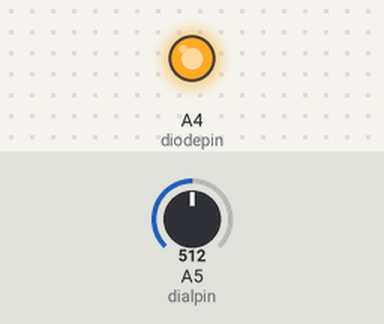
A sketch run on a simulated Arduino Uno, built with avr-gcc and run on an emulated ATmega328P. Shown: output pins drawn as LEDs (lit = HIGH). The inputs (shaded band) are chosen by the test bench; at power-on: A5 (dialpin) = 512.

Above: at 1.4 s.
1.5 s: A5 (dialpin) set to 133
3.0 s: A5 (dialpin) set to 122
At 4.2 s:
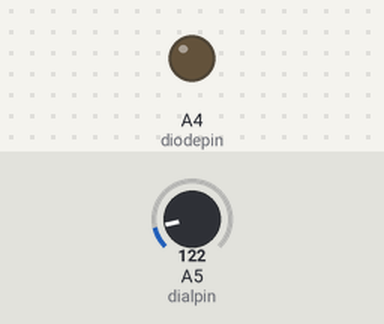
4.5 s: A5 (dialpin) set to 306
At 5.7 s:
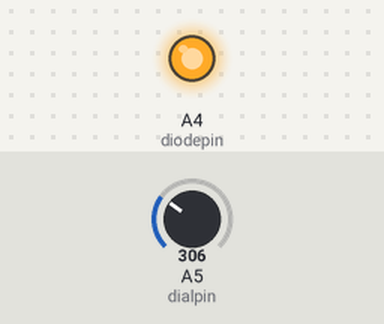
6.3 s: A5 (dialpin) set to 0
At 7.1 s:
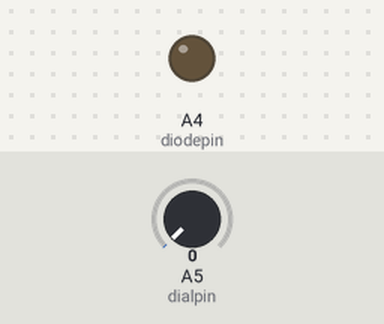
Timing chart, 0 to 9.1 s (numbered marks = the images above; inputs shaded):
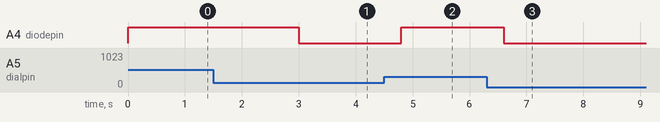

Measured:
- the behaviour switches between 128 and 127 on A5 (dialpin) (found by bisection; images 0 and 1)
- after the input at 1.5 s, every drawn part: stays the same
- after the input at 3.0 s, A4 (diodepin): HIGH → LOW at once
- after the input at 4.5 s, A4 (diodepin): LOW → HIGH after 0.30 s
- after the input at 6.3 s, A4 (diodepin): HIGH → LOW after 0.30 s

The sketch:

motor_control_arduino.ino
```cpp
const int dialpin = A5;
const int diodepin = A4;
int value;
int speed;
void setup()
{
    pinMode(dialpin, INPUT);
    pinMode(diodepin, OUTPUT);

}

void loop()
{
 value = analogRead(dialpin);      //Read and save analog value from potentiometer
 //speed = map(value, 0, 1023, 0, 255); //Map value 0-1023 to 0-255 (PWM)
  analogWrite(diodepin, value);          //Send PWM value to led
  delay(100);

    delay(500);
}
```
